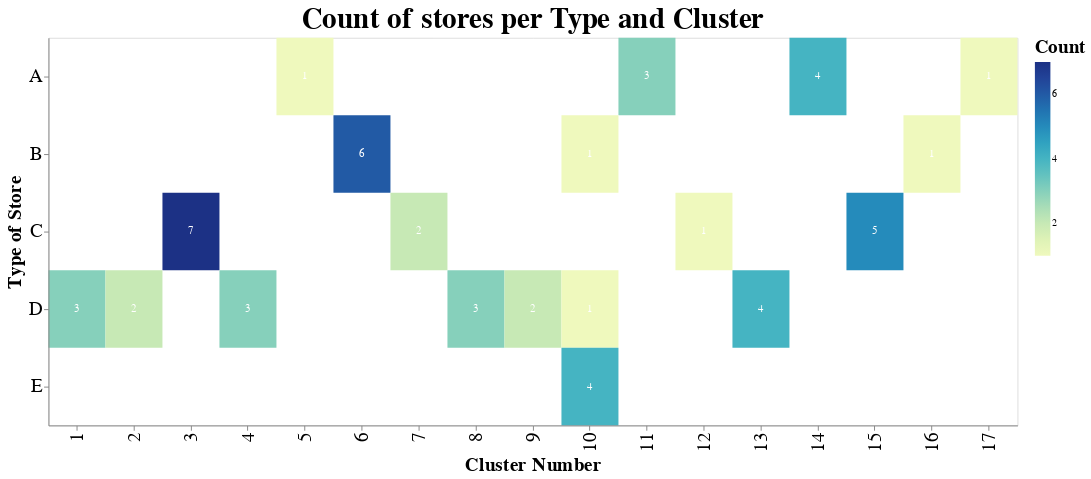

The notebook cell saved with this chart:
### Code cell
heatmap = alt.Chart(df_storestypeclustercount).mark_rect().encode(
    x=alt.X('cluster:O', title='Cluster Number'),
    y=alt.Y('type:O', title='Type of Store'),
    color=alt.Color('count:Q', title='Count')
).properties(
    title='Count of stores per Type and Cluster',
    width = 1000,
    height = 400
)


text = heatmap.mark_text(baseline='middle').encode(
    text='count:Q',
    color=alt.condition(
        alt.datum.count > 100,
        alt.value('black'),
        alt.value('white')
    )
)

Chartstoretypesandcluster = alt.layer(heatmap, text).configure_title(
    fontSize=30).configure_axis(
    titleFontSize = 20, 
    labelFontSize=20).configure_legend(
    titleFontSize=20)

Chartstoretypesandcluster

### Figure 1 — Vega-Lite specification as saved in the notebook (floating-point values rounded to 4 significant figures)
{"config": {"view": {"continuousWidth": 300, "continuousHeight": 300}, "axis": {"labelFontSize": 20, "titleFontSize": 20}, "legend": {"titleFontSize": 20}, "title": {"fontSize": 30}}, "layer": [{"mark": {"type": "rect"}, "encoding": {"color": {"field": "count", "title": "Count", "type": "quantitative"}, "x": {"field": "cluster", "title": "Cluster Number", "type": "ordinal"}, "y": {"field": "type", "title": "Type of Store", "type": "ordinal"}}, "title": "Count of stores per Type and Cluster"}, {"mark": {"type": "text", "baseline": "middle"}, "encoding": {"color": {"condition": {"test": "(datum.count > 100)", "value": "black"}, "value": "white"}, "text": {"field": "count", "type": "quantitative"}, "x": {"field": "cluster", "title": "Cluster Number", "type": "ordinal"}, "y": {"field": "type", "title": "Type of Store", "type": "ordinal"}}, "title": "Count of stores per Type and Cluster"}], "data": {"name": "data-321dbd953ea811262f53981be11d34d8"}, "height": 400, "width": 1000, "$schema": "https://vega.github.io/schema/vega-lite/v5.14.1.json", "datasets": {"data-321dbd953ea811262f53981be11d34d8": [{"type": "A", "cluster": 5, "store_nbr": 1, "count": 1, "state": 1}, {"type": "A", "cluster": 11, "store_nbr": 3, "count": 3, "state": 3}, {"type": "A", "cluster": 14, "store_nbr": 4, "count": 4, "state": 4}, {"type": "A", "cluster": 17, "store_nbr": 1, "count": 1, "state": 1}, {"type": "B", "cluster": 6, "store_nbr": 6, "count": 6, "state": 6}, {"type": "B", "cluster": 10, "store_nbr": 1, "count": 1, "state": 1}, {"type": "B", "cluster": 16, "store_nbr": 1, "count": 1, "state": 1}, {"type": "C", "cluster": 3, "store_nbr": 7, "count": 7, "state": 7}, {"type": "C", "cluster": 7, "store_nbr": 2, "count": 2, "state": 2}, {"type": "C", "cluster": 12, "store_nbr": 1, "count": 1, "state": 1}, {"type": "C", "cluster": 15, "store_nbr": 5, "count": 5, "state": 5}, {"type": "D", "cluster": 1, "store_nbr": 3, "count": 3, "state": 3}, {"type": "D", "cluster": 2, "store_nbr": 2, "count": 2, "state": 2}, {"type": "D", "cluster": 4, "store_nbr": 3, "count": 3, "state": 3}, {"type": "D", "cluster": 8, "store_nbr": 3, "count": 3, "state": 3}, {"type": "D", "cluster": 9, "store_nbr": 2, "count": 2, "state": 2}, {"type": "D", "cluster": 10, "store_nbr": 1, "count": 1, "state": 1}, {"type": "D", "cluster": 13, "store_nbr": 4, "count": 4, "state": 4}, {"type": "E", "cluster": 10, "store_nbr": 4, "count": 4, "state": 4}]}}
